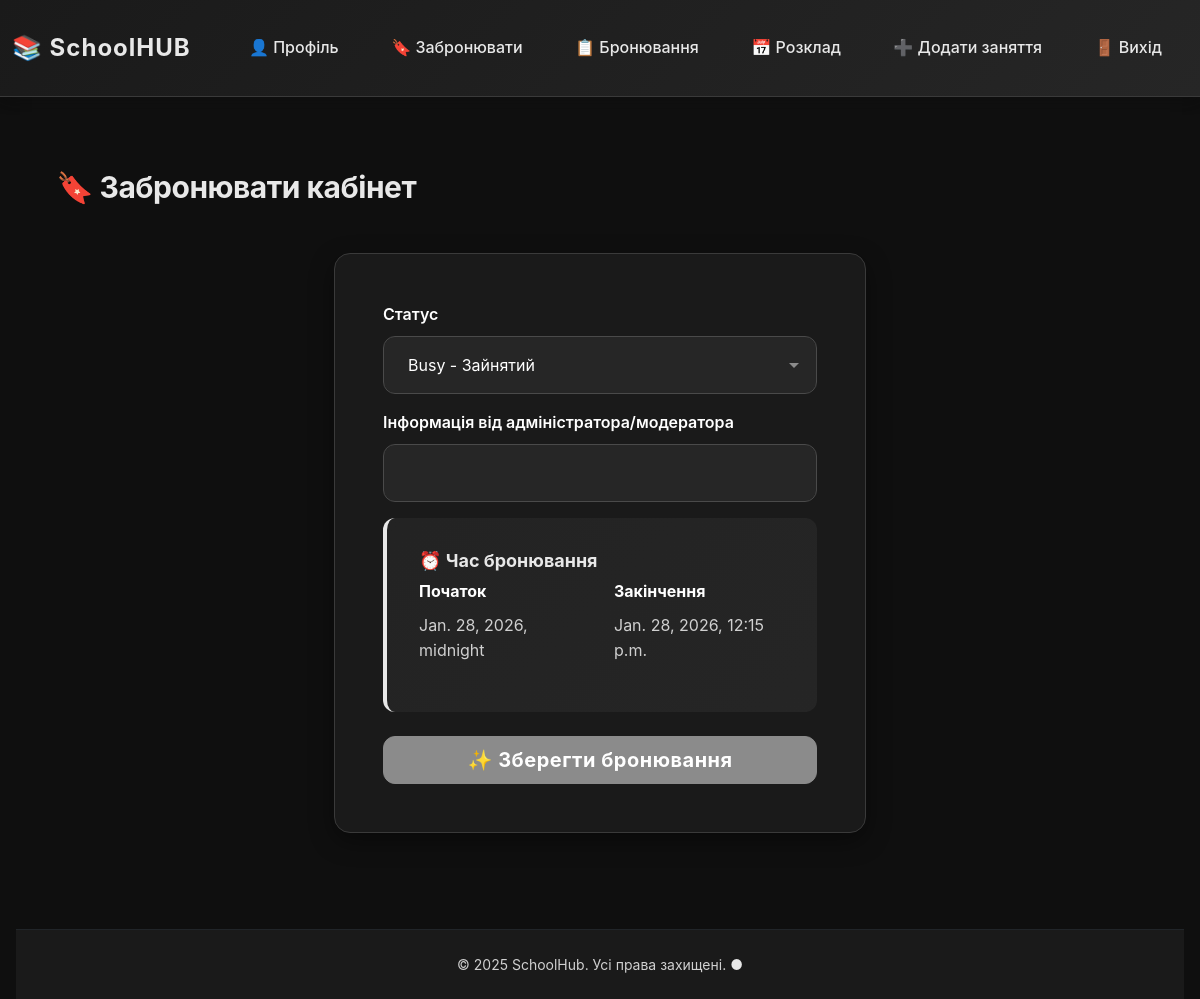
Page /booking/update_book/1/ (signed in) on the earlier database version.
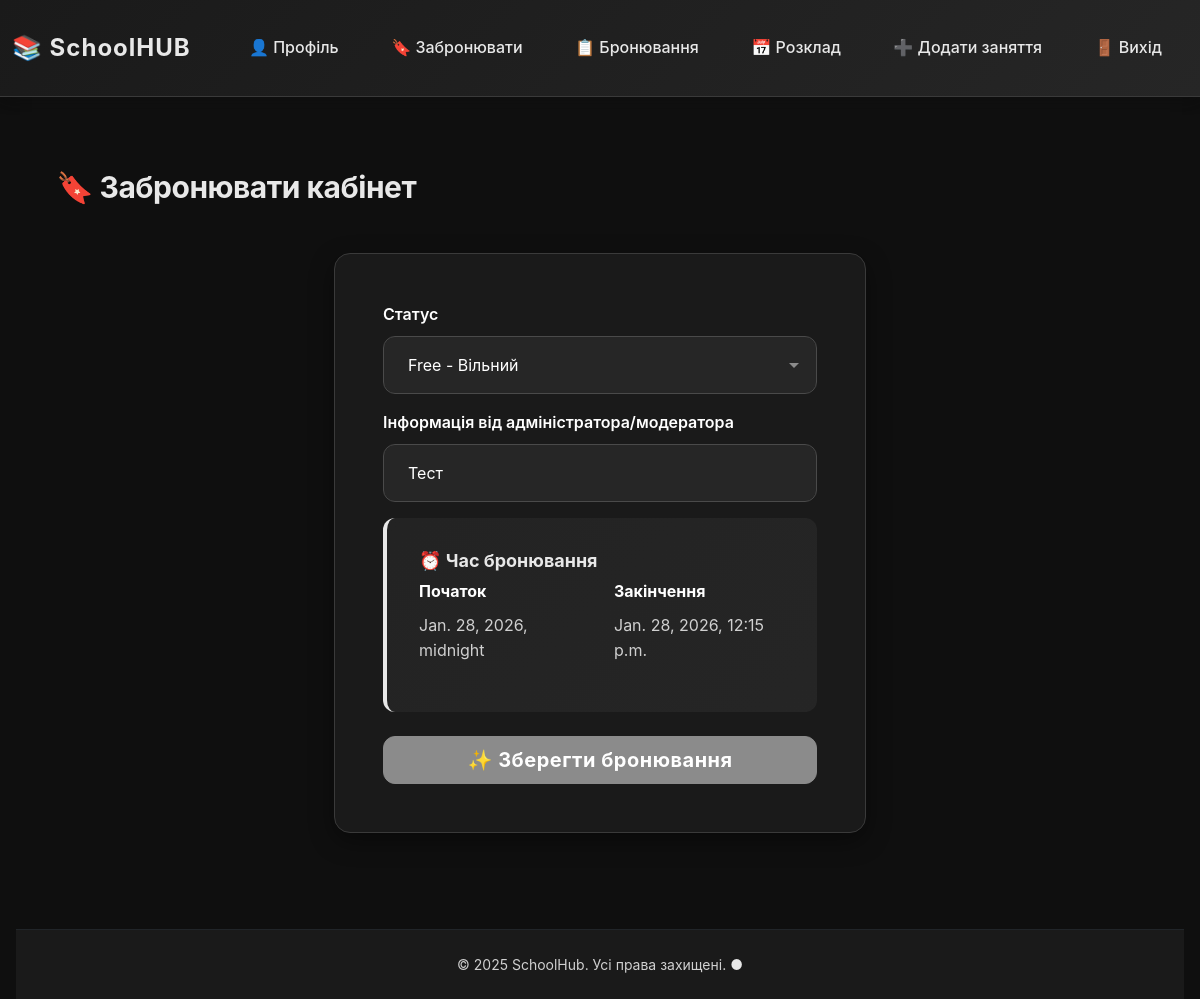
Same page on the later database version.
### Booking/models.py (models this page shows, shortened)
class Booking(models.Model):
    user = models.ForeignKey(User, on_delete=models.CASCADE)
    resource = models.ForeignKey(Resource, on_delete=models.SET_NULL, null=True, verbose_name="Об'єкт")
    start_time = models.DateTimeField(verbose_name="Час початку бронювання")
    end_time = models.DateTimeField(verbose_name="Час завершення бронювання")
    status = models.ForeignKey(Status, on_delete=models.SET_NULL, null=True, verbose_name="Статус")
    created_at = models.DateTimeField(auto_now_add=True)
    description = models.CharField(max_length=255, verbose_name="Додаткова інформація", null=True, blank=True, default=None)
    reason = models.CharField(max_length=255, verbose_name="Інформація від адміністратора/модератора", null=True, blank=True, default=None)

### Booking/views.py (the view, shortened to what this page needs)
# urls.py: path("update_book/<int:id>/", views.update_book, name="update_book"),
@has_permission("UB")
@login_required
def update_book(request: HttpRequest, id: int):
    book = Booking.objects.get(pk=id)
    form = BookingFormAdmin(data=request.POST or None, instance=book)
    return render(request, "booking_admin.html", dict(form=form, book=book))

### Booking/forms.py
class BookingFormAdmin(forms.ModelForm):
    class Meta:
        model = Booking
        fields = ["status", "reason"]

### Booking/models.py (called while the page is built)
    def __str__(self):
        return f"{self.name} - {self.verbose_name}"

### Booking/permissions.py (called while the page is built)
def has_permission(action_name: str):
    def decorator(func):
        @wraps(func)
        def wrap_func(request: HttpRequest, *args, **kwargs):
            if request.user.profile.positions.filter(actions__name=action_name).exists():
                return func(request, *args, **kwargs)
            else:
                messages.error(request, "У вас недостатьно прав")
                return redirect("index")
        return wrap_func
    return decorator

### Booking/templatetags/permissions.py (called while the page is built)
@register.filter(name="has_permission")
def has_permission(user, action_name):
    return user.profile.positions.filter(actions__name=action_name).exists()

### Booking/templates/booking_admin.html (shortened to what this page needs)
{% extends "base.html" %}
{% block content %}
<div class="container py-4">
    <h1 class="mb-5">🔖 Забронювати кабінет</h1>
    <div class="row justify-content-center">
        <div class="col-12 col-lg-6">
            <div class="content-card">
                <form method="post" novalidate>
                    {% for field in form %}
                    <div class="mb-3">
                        <label for="{{ field.id_for_label }}" class="form-label">
                            {{ field.label }}
                        </label>
                        {{ field }}
                    </div>
                    {% endfor %}
                    <div class="info-box">
                        <h6 class="text-accent fw-bold mb-2">⏰ Час бронювання</h6>
                        <div class="row">
                            <div class="col-6">
                                <label class="form-label fw-bold">Початок</label>
                                <p class="text-muted">{{ book.start_time|default:"Виберіть дату" }}</p>
                            </div>
                            <div class="col-6">
                                <label class="form-label fw-bold">Закінчення</label>
                                <p class="text-muted">{{ book.end_time|default:"Виберіть дату" }}</p>
                            </div>
                        </div>
                    </div>
                    <div class="d-grid gap-2 mt-4">
                        <button type="submit" class="btn btn-success btn-lg fw-bold">
                            ✨ Зберегти бронювання
                        </button>
                    </div>
                </form>
            </div>
        </div>
    </div>
</div>
{% endblock content %}

Differences in the rows shown:
changed Booking: status "Busy - Зайнятий" → "Free - Вільний"; reason (not shown) → "Тест"
